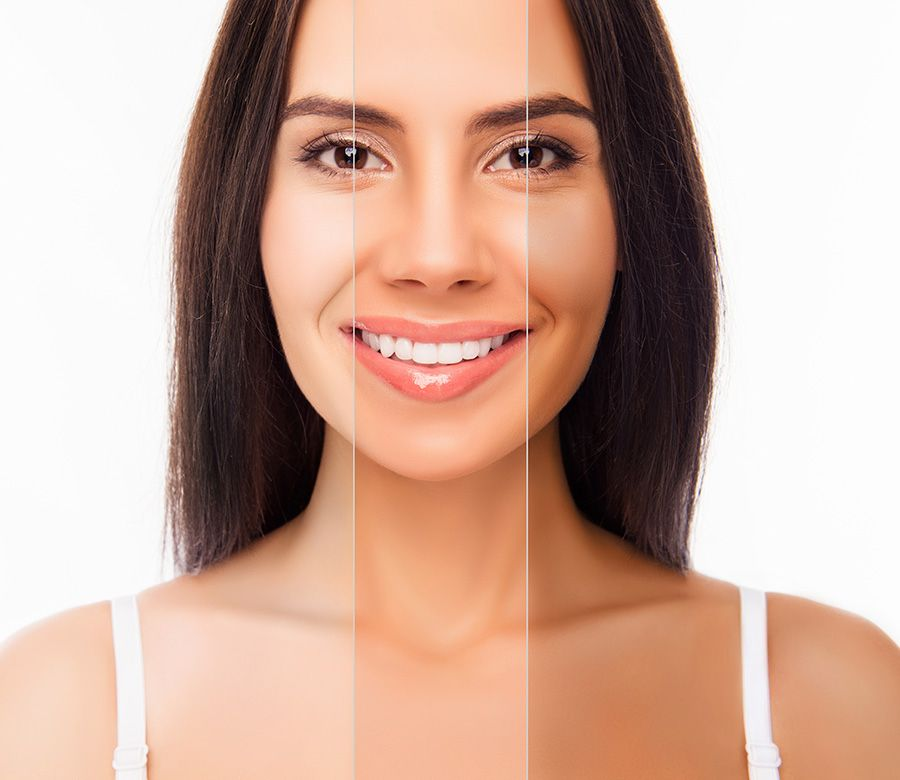
#> input picture img/exemplo.jpg, 900 x 780 px, found by its file name
$ python testes.py
#> lines starting #> are read from the running program, lines starting #| are printed output that depends on the picture
# import cv2
# import numpy as np

# def balance_white(img, temp):
#   """
#   Balanceia o branco de uma imagem a partir dos dados da temperatura da imagem.

#   Args:
#     img: A imagem original.
#     temp: Os dados da temperatura da imagem.

#   Returns:
#     A imagem balanceada.
#   """

#   # Converte a imagem para o espaço de cores HSV.
#   img_hsv = cv2.cvtColor(img, cv2.COLOR_BGR2HSV)

#   # Calcula o valor máximo de saturação para cada canal de cor.
#   max_saturation = np.max(img_hsv, axis=(1, 2))

#   # Calcula o fator de ajuste para cada canal de cor.
#   factors = (max_saturation / temp)

#   # Aplica o fator de ajuste a cada canal de cor.
#   res = img_hsv[:, :, 1] * factors


#   # Converte a imagem de volta para o espaço de cores RGB.
#   img_balanced = cv2.cvtColor(img_hsv, cv2.COLOR_HSV2BGR)

#   return img_balanced


# # Exemplo de uso
# img = cv2.imread("./img/exemplo.jpg")

# # Dados da temperatura da imagem
# temp = [6500, 6500, 6500]

# temp = np.array(4200)

# # Balanceia o branco da imagem
# img_balanced = balance_white(img, temp)

# # Exibe a imagem balanceada
# cv2.imshow("Imagem balanceada", 4200)
# cv2.waitKey(0)

# import cv2
# import numpy as np

# def balance_white(image, temperature):
#   """
#   Balanceia o branco da imagem a partir da temperatura da imagem.

#   Args:
#     image: A imagem a ser balanceada.
#     temperature: A temperatura da imagem.

#   Returns:
#     A imagem balanceada.
#   """

#   # Converte a imagem para RGB.
#   image = cv2.cvtColor(image, cv2.COLOR_BGR2RGB)

#   # Calcula os valores de branco e preto.
#   white = np.array([255.0, 255.0, 255.0])
#   black = np.array([0.0, 0.0, 0.0])

#   # Calcula os valores de temperatura para branco e preto.
#   white_temperature = np.sum(white) / 3.0
#   black_temperature = np.sum(black) / 3.0

#   # Calcula o fator de correção.
#   correction = (white_temperature - temperature) / (white_temperature - black_temperature)

#   # Corrige os valores de cada canal.
#   for channel in range(0, 3):
#     image[:, :, channel] = image[:, :, channel] * correction

#   # Converte a imagem de volta para BGR.
#   image = cv2.cvtColor(image, cv2.COLOR_RGB2BGR)

#   return image


# # Lê a imagem.
# image = cv2.imread("./img/exemplo.jpg")

# # Obtém a temperatura da imagem.
# temperature = 10

# # Balanceia o branco da imagem.
# image = balance_white(image, temperature)

# # Exibe a imagem balanceada.
# cv2.imshow("Imagem balanceada", image)
# cv2.waitKey(0)


import numpy as np
import cv2

def balance_white(image, temperature):
  """Balanceia o branco da imagem a partir da temperatura.

  Args:
    image: A imagem a ser balanceada.
    temperature: A temperatura da imagem, em graus Kelvin.

  Returns:
    A imagem balanceada.
  """

  # Converte a imagem para o espaço de cores Lab.
  image_lab = cv2.cvtColor(image, cv2.COLOR_BGR2LAB)

  # Calcula os valores de luminosidade de cada canal.
  L = image_lab[:, :, 0]

  # Calcula o fator de correção para cada canal.
  factors = np.power(10000 / temperature, 1 / 5)

  # Aplica o fator de correção a cada canal.
  L *= np.array(factors)

  # Atribui os novos valores de luminosidade à imagem.
  image_lab[:, :, 0] = L

  # Converte a imagem de volta para o espaço de cores RGB.
  image = cv2.cvtColor(image_lab, cv2.COLOR_LAB2BGR)

  return image


# Exemplo de uso

image = cv2.imread("./img/exemplo.jpg")
#> image is the input picture: shape (780, 900, 3); mean B, G, R 157.2, 172, 204.7
temperature = np.array(5000)

balanced_image = balance_white(image, temperature)
#> in balance_white, `image_lab = cv2.cvtColor(image, cv2.COLOR_BGR2LAB)`: image_lab: shape (780, 900, 3); mean of channels 0, 1, 2 183.2, 138.7, 140.8
#> in balance_white, `L = image_lab[:, :, 0]`:
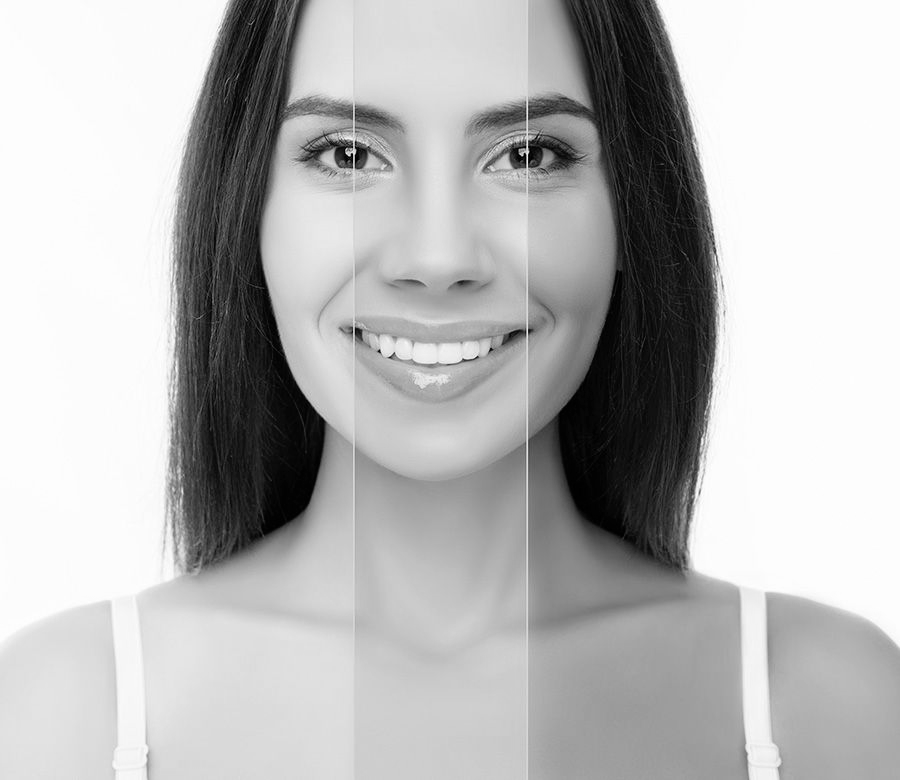
#> L: shape (780, 900); min 0, max 255, mean 183.2
#> (the run stopped early here; a loop or call above may not have finished)

$ run again, with img/Equipe.jpg copied over img/exemplo.jpg
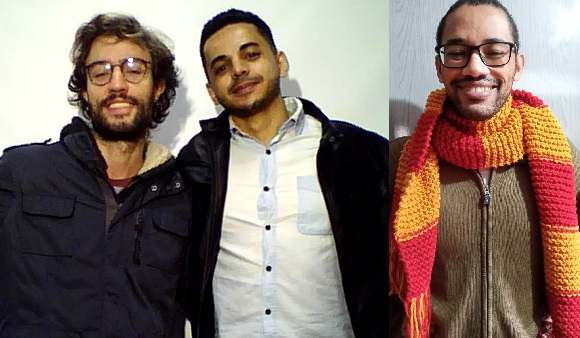
#> input picture img/Equipe.jpg, 580 x 338 px, found by its file name
#> image is the input picture: shape (338, 580, 3); mean B, G, R 103.9, 113.2, 131.1
#> image_lab: shape (338, 580, 3); mean of channels 0, 1, 2 121.3, 134.3, 136.4
#> in balance_white, `L = image_lab[:, :, 0]`:
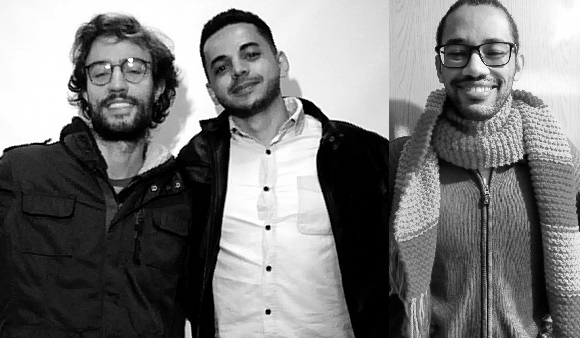
#> L: shape (338, 580); min 0, max 255, mean 121.3
